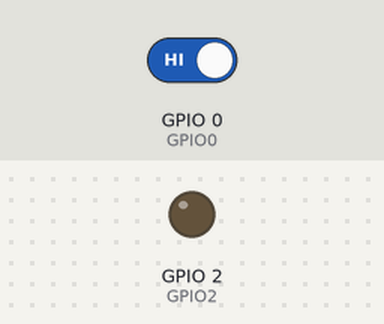
Recording of a sketch running on a simulated ESP8266 (NodeMCU). Parts: output pins drawn as LEDs (lit = HIGH). Inputs (shaded band) come from the test bench; at power-on: GPIO 0 (GPIO0) HIGH.

Above: at 0.1 s.
At 1.2 s:
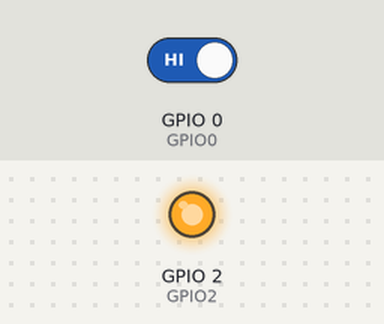
1.3 s: GPIO 0 (GPIO0) driven LOW
At 2.0 s:
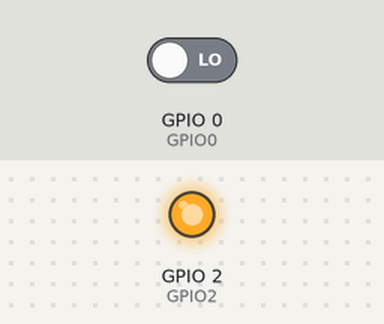
Timing chart, 0 to 4.3 s (numbered marks = the images above; inputs shaded):
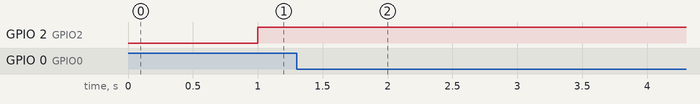

Measured:
- after the input at 1.3 s, GPIO 2 (GPIO2): stops changing and stays HIGH

The sketch:

ESP8266-interruptions.ino
```cpp
//#include <ESP8266WiFi.h> //Timer1 library no funciona en el ESP8266, pero ESP8266WiFi.h tiene el objeto timer1_

#include <string.h>
#include <Ticker.h>

Ticker blinker;

// constants won't change. Used here to
// set pin numbers:
 int GPIO2 =  2;      // the number of the LED pin
 int GPIO0 =  0;
// Variables will change:
boolean ledState = false;             // ledState used to set the LED
int secondsInInterrupt=1;


void setup() {
  // put your setup code here, to run once:

  pinMode(GPIO2, OUTPUT);
  pinMode(GPIO0, INPUT);
  setAndLaunchinterrupt();
}

void loop() {
  // put your main code here, to run repeatedly:
  if(digitalRead(GPIO0)==LOW){
    endInterrupt();
    }


}


void  ICACHE_RAM_ATTR  blink_led(){

    ledState=!ledState;
    digitalWrite(GPIO2,ledState);
    timer1_write(setInterruptFrecuency(secondsInInterrupt));//12us
  }

void setAndLaunchinterrupt(){

    //Initialize Ticker every
    timer1_attachInterrupt(blink_led);
    timer1_enable(TIM_DIV256, TIM_EDGE, TIM_SINGLE); // frecuencia del ESP es 80MHz / 256 = 312500
    timer1_write(setInterruptFrecuency(secondsInInterrupt)); //
  }


  void endInterrupt(){
    timer1_detachInterrupt();
    }

   int setInterruptFrecuency(int seconds){
    return 312500*seconds;
    }
```
